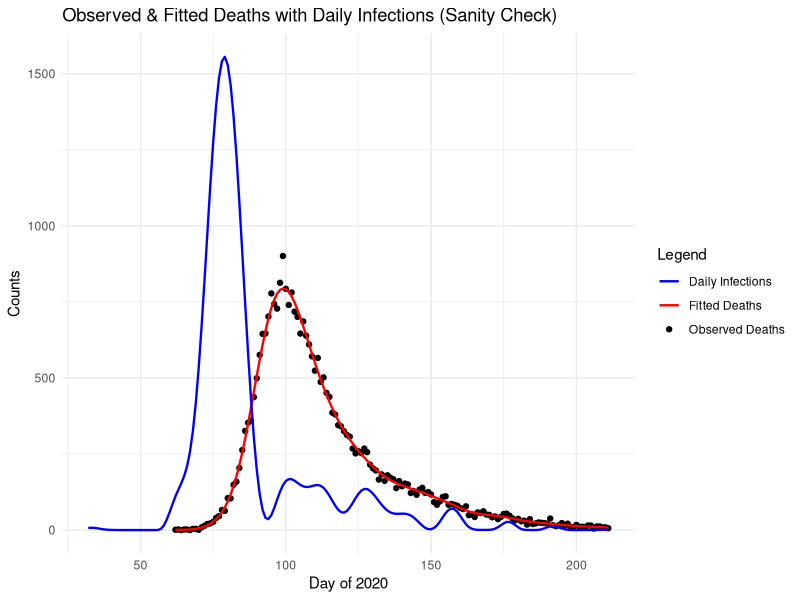
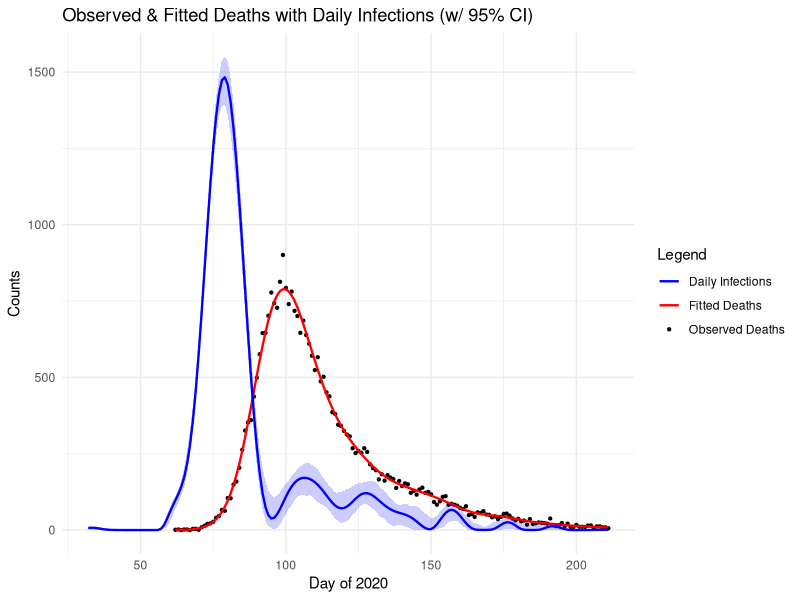

Source code (R) for these figures, in order:
# Jackson Cramer (s2274544), Maximillian McCourt (s2145762), Natalia Montalvo Cabornero (s1969053)

# Our group worked collaboratively on the development and optimisation of all exercises.
# Although tasks were divided among us, we maintained a balanced workload through 
# regular code reviews, debugging sessions, and problem-solving meetings.
# Jackson focused ---
# Max focused on ---
# Natalia focused on ---



# Link to github repo: https://github.com/mhmc0808/ESP_GroupWorks.git
# Note about github repo: Our group used the same repo for the other projects.
# The code for project 3 can be found in the GW3 folder, and is titled proj3.r

######### GENERAL DESCRIPTION #########

# This project implements a smooth deconvolution to estimate the daily COVID-19 
# infections from observed death data. The model reconstructs the infection 
# trajectory by deconvolving death counts with a delay distribution from infection
# to death. 

#setwd("C:/Users/Max McCourt/OneDrive/Documents/Master's Year/Semester 1/ESP/Group Works/GW3")
library(splines)
library(ggplot2)
data <- read.table("engcov.txt")

######### MODEL SET UP ##########

# Define the matrices and components of the deconvolution model, the function 
# evaluate_matrices() creates: B-spline basis matrix, Convolution matrix (X)  
# that maps infections to deaths via delay distribution and Penalty matrix (S) 
# for smoothing. 

evaluate_matrices <- function(data, k = 80, edur = 3.151, sdur = 0.469, lower_bound, 
                              upper_bound, f_seq) {
  
  # Inputs;
  #   k - number of B-spline basis functions
  #   edur - log(mean) time from infection to death
  #   sdur - log(standard deviation) time from infection to death
  
  # Create penalty matrix S
  S <- crossprod(diff(diag(k), diff=2))
  
  # Create the k+4 knots for B-splines
  # Sequence of k+4 evenly spaced knots
  middle_seq_length <- k-2
  middle_seq <- seq(lower_bound, upper_bound, length.out = middle_seq_length)
  
  # Step size for handling remaining knots
  step <- middle_seq[2] - middle_seq[1]
  
  # Knots sequence
  knots <- c(
    seq(to = min(middle_seq) - step, by = step, length.out = 3),  # 3 knots below
    middle_seq,                                                   # middle sequence
    seq(from = max(middle_seq) + step, by = step, length.out = 3) # 3 knots above
  )
  
  # Create X_tilde: B-spline basis matrix for infection function f(t)
  X_tilde <- splineDesign(knots, f_seq)
  
  # Delay distribution from infection to death (pd)
  d <- 1:k
  pd <- dlnorm(d, edur, sdur)
  pd <- pd / sum(pd)      # normalise the sum to 1
  
  n <- length(data$date)  # number of death days
  m <- length(pd)         # maximum of days to consider    
  r <- nrow(X_tilde)      # number of infection days
  
  # Build weight matrix W for convolution
  # W[i, t] = pd[30 + i - t] if in valid range, 0 otherwise
  W <- matrix(0, n, r)
  
  for (i in 1:n) {
    idxs <- (30 + i - (1:m))              # indices for 30 day lag
    valid <- which(idxs > 0 & idxs <= r)  # keep indices in valid range
    # take i-th row of W at valid indexes to be pd of valid index
    W[i, idxs[valid]] <- pd[1:length(valid)]
  }
  
  # Convolution matrix X maps infections to expected deaths
  X <- W %*% X_tilde
  
  return(list(X_tilde=X_tilde,S=S,X=X))
}

## --- Generate model matrices --- ##

# Days of infection, extending the sequence 30 days before the first observed death
lower_bound <- min(data$julian) - 30
upper_bound <- max(data$julian)
f_seq <- seq(lower_bound, upper_bound, by=1)

model_matrices <- evaluate_matrices(data,lower_bound=lower_bound, 
                                    upper_bound=upper_bound, f_seq=f_seq)
X <- model_matrices$X
X_tilde <- model_matrices$X_tilde
S <- model_matrices$S



######### PENALISED NEGATIVE LOG-LIKELIHOOD FUNCTIONS ##########

# We are going to fit the model using a penalised Poisson likelihood with a 
# positive constraint

## --- Penalised negative log-likelihood --- ##
pnll <- function(y, gamma, X, S, lambda) {
  
  # Inputs:
  #   y - vector of observed deaths
  #   gamma - vector of transformed parameters: beta = exp(gamma) to ensure 
  #           positive coefficients for the B-spline basis
  #   X - convolution matrix
  #   S - penalty matrix
  #   lambda - smoothing parameter
  
  B <- exp(gamma)               # transformation of coefficients
  mu <- X %*% B                 # expected deaths
  
  # Smoothing penalty term
  penalty <- 1/2*lambda * sum(B * (S %*% B))
  
  # Poisson log likelihood 
  ll_pois <- sum(y*log(mu) - mu)
  
  # Penalised negative log likelihood
  pnll <- -ll_pois + penalty
  return(pnll)
}

## --- Gradient of penalized negative log-likelihood --- ##
pnll_grad <- function(y, gamma, X, S, lambda){
  
  # Inputs:
  #   y - vector of observed deaths
  #   gamma - vector of transformed parameters: beta = exp(gamma) to ensure 
  #           positive coefficients for the B-spline basis
  #   X - convolution matrix
  #   S - penalty matrix
  #   lambda - smoothing parameter
  
  B <- exp(gamma)                     # transform to original scale
  mu <- X %*% B                       # expected deaths
  
  # Gradient of log-likelihood: dl/dgamma = colsums of diag(y_i/mu_i - 1)*X*diag(B)
  F_value <- diag(as.vector(y/mu - 1)) %*% X %*% diag(B)            
  ll_pois_grad <- colSums(F_value)
  
  # Smoothness penalty gradient
  penalty_grad <- lambda * (S %*% B) * B    # OPTIMISED
  
  # Derivative of penalised negative log likelihood
  pnll_grad <- - ll_pois_grad + penalty_grad
  
  return(pnll_grad)
}


## --- Test functions --- ##
y <- data$nhs
lambda <- 5e-5
k <- 80
gamma <- rep(0,k)
pnll(y, gamma, X, S, lambda)
pnll_grad(y, gamma, X, S, lambda)


## --- Gradient validation uing finite differences--- ##

th0 <- gamma                   # test paramater vector
fd <- numeric(length(th0))     # vector to store the approximation

# Penalised negative log-likelihood at th0
nll0 <- pnll(y = y, gamma = th0, X = X, S = S, lambda = lambda) 

eps <- 1e-7                    # perturbation size

# Loop over each parameter
for (i in 1:length(th0)) { 
  th1 <- th0
  th1[i] <- th1[i] + eps
  # Pnll at that perturbed parameter
  nll1 <- pnll(y = y, gamma = th1, X = X, S = S, lambda = lambda)
  # Approximate the partial derivative with the finite difference
  fd[i] <- (nll1 - nll0) / eps
}

# Find analytic gradient at th0
grad_test <- pnll_grad(y = y, gamma = th0, X = X, S = S, lambda = lambda)

# Finite-difference vs analytic gradient
cbind(fd, grad_test) 

# Maximum absolute difference 
max_diff <- max(abs(grad_test-fd)) 
print(paste("Maximum gradient difference:", round(max_diff,8)))
#  0.00027709



######### INITIAL MODEL FITTING ##########

# Fit model using BFGS with initial lambda for sanity check.
# This provides a preliminary fit to verify the model is working correctly
# before proceeding with smoothing parameter selection.


fit <- optim(par = gamma,         # initial parameter values 
             fn = pnll,           # penalized negative log-likelihood
             gr = pnll_grad,      # gradient function for efficient optimization
             y = y,               # observed death counts
             X = X,               # convolution matrix
             S = S,               # penalty matrix
             lambda = lambda,     # initial smoothing parameter
             method = "BFGS",     # Optimization method 
             control=list(maxit=1000, reltol=1e-8))        # ensure convergence

# Extract estimated parameters after optimization
gamma_hat <- fit$par
B_hat <- exp(gamma_hat)           # transform to original scale

# Compute fitted deaths and fitted infections
fitted_deaths <- as.vector(X %*% B_hat)
fitted_infections <- as.vector(X_tilde %*% B_hat)


# Compare with actual data
true_deaths <- data$nhs       # actual deaths from data set
day_of_2020 <- data$julian

# Comparison plot: observed vs fitted deaths
initial_plot <- ggplot() +
  # True deaths
  geom_point(aes(x = day_of_2020, y = true_deaths, color = "Observed Deaths"), linewidth = 0.8) +
  # Fitted deaths
  geom_line(aes(x = day_of_2020, y = fitted_deaths, color = "Fitted Deaths"), linewidth = 0.8) +
  geom_line(aes(x = f_seq, y = fitted_infections, color = "Daily Infections"), linewidth = 0.8) +
  labs(
    x = "Day of 2020",
    y = "Counts",
    color = "Legend",
    title = "Observed & Fitted Deaths with Daily Infections (Sanity Check)"
  ) +
  scale_color_manual( # manually assign colors
    values = c(
      "Observed Deaths" = "black",
      "Fitted Deaths" = "red",
      "Daily Infections" = "blue"
    )
  ) +
  theme_minimal()

initial_plot

######### SMOOTHING PARAMETER SELECTION ##########

n <- length(y)                       # number of observations

# Function to compute the Poisson log-likelihood for BIC calculation
ll <- function(y, beta_hat, X) {
  
  # Inputs:
  #   y - vector of observed death counts
  #   beta_hat - vector of estimated B-spline coefficients
  #   X - convolution design matrix
  
  # Expected deaths under current parameters
  mu <- X %*% beta_hat
  
  # Poisson log likelihood 
  ll_pois <- sum(y*log(mu) - mu - lgamma(y+1))
  return(ll_pois)
}

# Define sequence of lambda values to test
log_lambda_seq <- seq(-13,-7,length=50)
lambda_seq <- exp(log_lambda_seq)    # transform to original scale

BIC <- numeric(length(lambda_seq))   # initialize BIC storage vector
gammas <- matrix(NA, nrow = length(lambda_seq), ncol=80)

Xt <- t(X)  # transpose of X to save some time in the loop

# Grid search over lambda values to find optimal smoothing parameter
for (i in seq_along(lambda_seq)){                                             
  
  # Current lambda value
  lambda <- lambda_seq[i]
  
  # Fit model with current lambda using BFGS optimization
  fit <- optim(par = gamma_hat,       # initial parameter values
               fn = pnll,             # penalized negative log-likelihood
               gr = pnll_grad,        # gradient function
               y = y,                 # observed death counts
               X = X,                 # convolution matrix
               S = S,                 # penalty matrix
               lambda = lambda,       # initial smoothing parameter
               method = "BFGS",       # Optimization method
               control=list(maxit=1000, reltol=1e-8))       # ensure convergence 
  
  # Extract estimated parameters
  gamma_i <- fit$par
  gammas[i,] <- gamma_i
  beta_par <- exp(gamma_i)
  mu_hat <- as.vector(X %*% beta_par)
  
  # Weight vector
  w <- as.vector(y/(mu_hat^2)) # n vector 
  
  # Compute Hessian matrices:
  # H0: Hessian of log-likelihood (without penalty)
  H0 <- crossprod(X * sqrt(w))
  
  #  H_lambda: Full Hessian (log-likelihood + penalty)
  H_lambda <- H0 + lambda * S
  
  ## Effective Degrees of Freedom (EDF) calculation
  R <- chol(H_lambda)
  H_invH0 <- backsolve(R, backsolve(R, H0, transpose = TRUE))
  EDF <- sum(diag(H_invH0))
  
  # Bayesian Information Criterion (BIC) calculation
  BIC[i] <- -2*ll(y, beta_par, X) + log(n)*EDF
}

# Find optimal lambda and gamma vector that minimises BIC
BIC_min <- min(BIC)
lambda_bic <- lambda_seq[which(BIC==BIC_min)]
gamma_bic <- gammas[which(BIC==BIC_min),]
gamma_bic


######### BOOTSTRAP UNCERTAINTY QUANTIFICATION #########
# For bootstrap resamples, each observation contributes proportionally to the
# weights of the Pnll and its gradient, so we need to modify both

# Weighted version of penalized negative log-likelihood for bootstrap
pnll_w <- function(y, gamma, X, S, lambda, w) {
  
  # Inputs:
  #   y - vector of observed deaths
  #   gamma - vector of transformed parameters: beta = exp(gamma) to ensure 
  #           positive coefficients for the B-spline basis
  #   X - convolution matrix
  #   S - penalty matrix
  #   lambda - smoothing parameter
  #   w - vector of bootstrap weights 
  
  B <- exp(gamma)               # transformation of coefficients
  mu <- X %*% B                 # expected deaths, avoiding zero
  
  # Smoothing penalty term
  penalty <- 1/2*lambda* sum(B*(S %*% B))   # OPTIMISED VERSION
  
  # Weighted Poisson log-likelihood
  ll_pois <- sum(w * (y*log(mu) - mu))
  
  # Penalized negative log-likelihood with weights
  pnll <- -ll_pois + penalty
  return(pnll)
}


# Weighted version of gradient function for bootstrap
pnll_grad_w <- function(y, gamma, X, S, lambda, w){
  
  # Inputs:
  #   y - vector of observed deaths
  #   gamma - vector of transformed parameters: beta = exp(gamma) to ensure 
  #           positive coefficients for the B-spline basis
  #   X - convolution matrix
  #   S - penalty matrix
  #   lambda - smoothing parameter
  #   w - vector of bootstrap weights 
  
  B <- exp(gamma)               # transform to original scale
  mu <- X %*% B                 # expected deaths
  
  # Gradient of the weighted log-likelihood
  F_value <- diag(as.vector(w * (y/mu - 1))) %*% X %*% diag(B) 
  ll_pois_grad <- colSums(F_value)
  
  # Gradient of penalty
  penalty_grad <- lambda * (S %*% B) * B   # OPTIMISED VERSION
  
  # Penalised negative log likelihood
  pnll_grad <- -ll_pois_grad + penalty_grad
  return(pnll_grad)
}


# -- Bootstrap resampling and refitting


# Number of bootstrap replicates for uncertainty estimation
n_bootstrap <- 200

# Initialise empty matrix to store bootstrap replicates
#   Each column represents a different bootstrap sample
#   Each row represents f(t) at a specific time point across all bootstrap samples
f_hat_boot <- matrix(0, nrow = nrow(X_tilde), ncol = n_bootstrap)


for (b in 1:n_bootstrap) {
  
  # Generate bootstrap weights 
  wb <- tabulate(sample(n, replace = TRUE), n)
  
  # Fit penalised model using bootstrap weights
  fit_b <- optim(par = gamma_bic,        # initial parameter values
                 fn = pnll_w,            # weighted penalized negative log-likelihood
                 gr = pnll_grad_w,       # gradient function for efficient optimization
                 y = y,                  # observed death counts
                 X = X,                  # convolution matrix
                 S = S,                  # penalty matrix
                 lambda = lambda_bic,    # initial smoothing parameter
                 method = "BFGS",        # Quasi-Newton optimization method with gradient
                 w = wb,                 # weights for this iteration
                 control=list(maxit=1000, reltol=1e-8))    # ensure convergence              
  
  # Extract fitted parameters from bootstrap sample and transform to exp scale
  B_b <- exp(fit_b$par) 
  
  # Compute infection rate estimate for this bootstrap sample
  f_hat_boot[, b] <- X_tilde %*% B_b
}


######### FINAL VISUALIZATION AND RESULTS #########

## --- Summary statistics from the bootstrap distribution --- ##

# 95% Confidence intervals from bootstrap samples
f_hat_int <- apply(f_hat_boot, 1, quantile, probs = c(0.025, 0.975)) # 2.5% and 97.5% quantile

# exponentiate minimised BIC gamma vector to form beta hat
B_bic_hat <- exp(gamma_bic)   

fitted_deaths <- as.vector(X %*% B_bic_hat)                                         
# Fitted infection curve using the optimised parameters
fitted_infections_optimised <- as.vector(X_tilde %*% B_bic_hat)

## --- Final plot showing --- ##
#   Observed death data
#   Model with fitted deaths
#   Estimated infection curve

final_plot <- ggplot() +
  # True deaths
  geom_point(aes(x = day_of_2020, y = true_deaths, color = "Observed Deaths"), size = 0.8) +
  # Fitted deaths
  geom_line(aes(x = day_of_2020, y = fitted_deaths, color = "Fitted Deaths"), size = 0.8) +
  # Daily infection rate with 95% CI
  geom_ribbon(aes(x = f_seq, ymin = f_hat_int[1,], ymax = f_hat_int[2,]), fill = "blue", alpha = 0.2) +
  geom_line(aes(x = f_seq, y = fitted_infections_optimised, color = "Daily Infections"), size = 0.8) +
  labs(
    x = "Day of 2020",
    y = "Counts",
    color = "Legend",
    title = "Observed & Fitted Deaths with Daily Infections (w/ 95% CI)"
  ) +
  scale_color_manual( # manually assign colors
    values = c(
      "Observed Deaths" = "black",
      "Fitted Deaths" = "red",
      "Daily Infections" = "blue"
    )
  ) +
  theme_minimal()

final_plot  # display final plot
